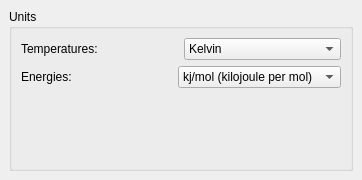
<ui version="4.0" >
 <author></author>
 <comment></comment>
 <exportmacro></exportmacro>
 <class>setupUnits</class>
 <widget class="QWidget" name="setupUnits" >
  <property name="geometry" >
   <rect>
    <x>0</x>
    <y>0</y>
    <width>362</width>
    <height>180</height>
   </rect>
  </property>
  <layout class="QVBoxLayout" >
   <property name="margin" >
    <number>9</number>
   </property>
   <property name="spacing" >
    <number>6</number>
   </property>
   <item>
    <widget class="QGroupBox" name="groupBox" >
     <property name="title" >
      <string>Units</string>
     </property>
     <layout class="QVBoxLayout" >
      <property name="margin" >
       <number>9</number>
      </property>
      <property name="spacing" >
       <number>6</number>
      </property>
      <item>
       <layout class="QHBoxLayout" >
        <property name="margin" >
         <number>0</number>
        </property>
        <property name="spacing" >
         <number>6</number>
        </property>
        <item>
         <widget class="QLabel" name="label" >
          <property name="text" >
           <string>Temperatures:</string>
          </property>
         </widget>
        </item>
        <item>
         <widget class="QComboBox" name="kcfg_temperatureUnit" >
          <item>
           <property name="text" >
            <string>Kelvin</string>
           </property>
          </item>
          <item>
           <property name="text" >
            <string>Degrees Celsius</string>
           </property>
          </item>
          <item>
           <property name="text" >
            <string>Degrees Fahrenheit</string>
           </property>
          </item>
          <item>
           <property name="text" >
            <string>Degrees Rankine</string>
           </property>
          </item>
          <item>
           <property name="text" >
            <string>Degrees Réaumur</string>
           </property>
          </item>
         </widget>
        </item>
       </layout>
      </item>
      <item>
       <layout class="QHBoxLayout" >
        <property name="margin" >
         <number>0</number>
        </property>
        <property name="spacing" >
         <number>6</number>
        </property>
        <item>
         <widget class="QLabel" name="label_2" >
          <property name="text" >
           <string>Energies:</string>
          </property>
         </widget>
        </item>
        <item>
         <widget class="QComboBox" name="kcfg_energies" >
          <item>
           <property name="text" >
            <string>kj/mol (kilojoule per mol)</string>
           </property>
          </item>
          <item>
           <property name="text" >
            <string>eV (electronvolt)</string>
           </property>
          </item>
         </widget>
        </item>
       </layout>
      </item>
      <item>
       <spacer>
        <property name="orientation" >
         <enum>Qt::Vertical</enum>
        </property>
        <property name="sizeHint" >
         <size>
          <width>20</width>
          <height>4</height>
         </size>
        </property>
       </spacer>
      </item>
     </layout>
    </widget>
   </item>
  </layout>
 </widget>
 <layoutdefault spacing="6" margin="11" />
 <pixmapfunction>qPixmapFromMimeSource</pixmapfunction>
 <resources/>
 <connections/>
</ui>
